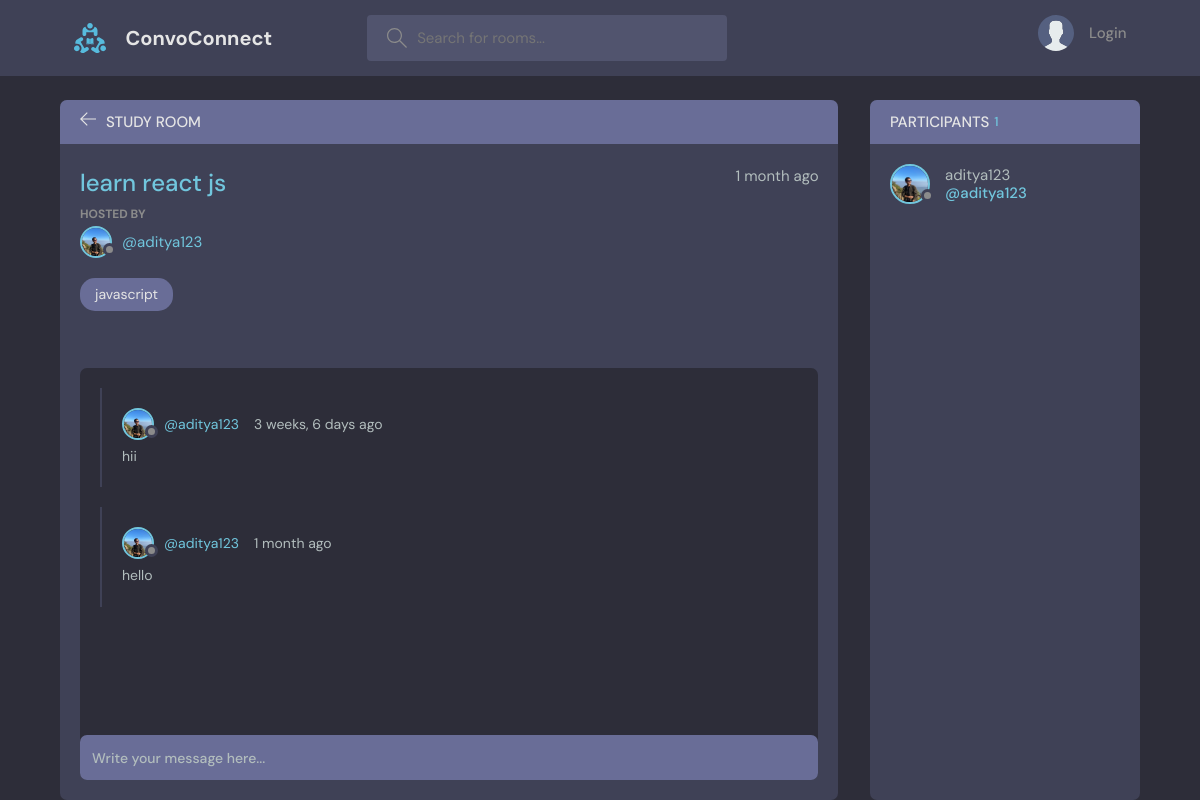
The page /room/4/ on the database as committed earlier.
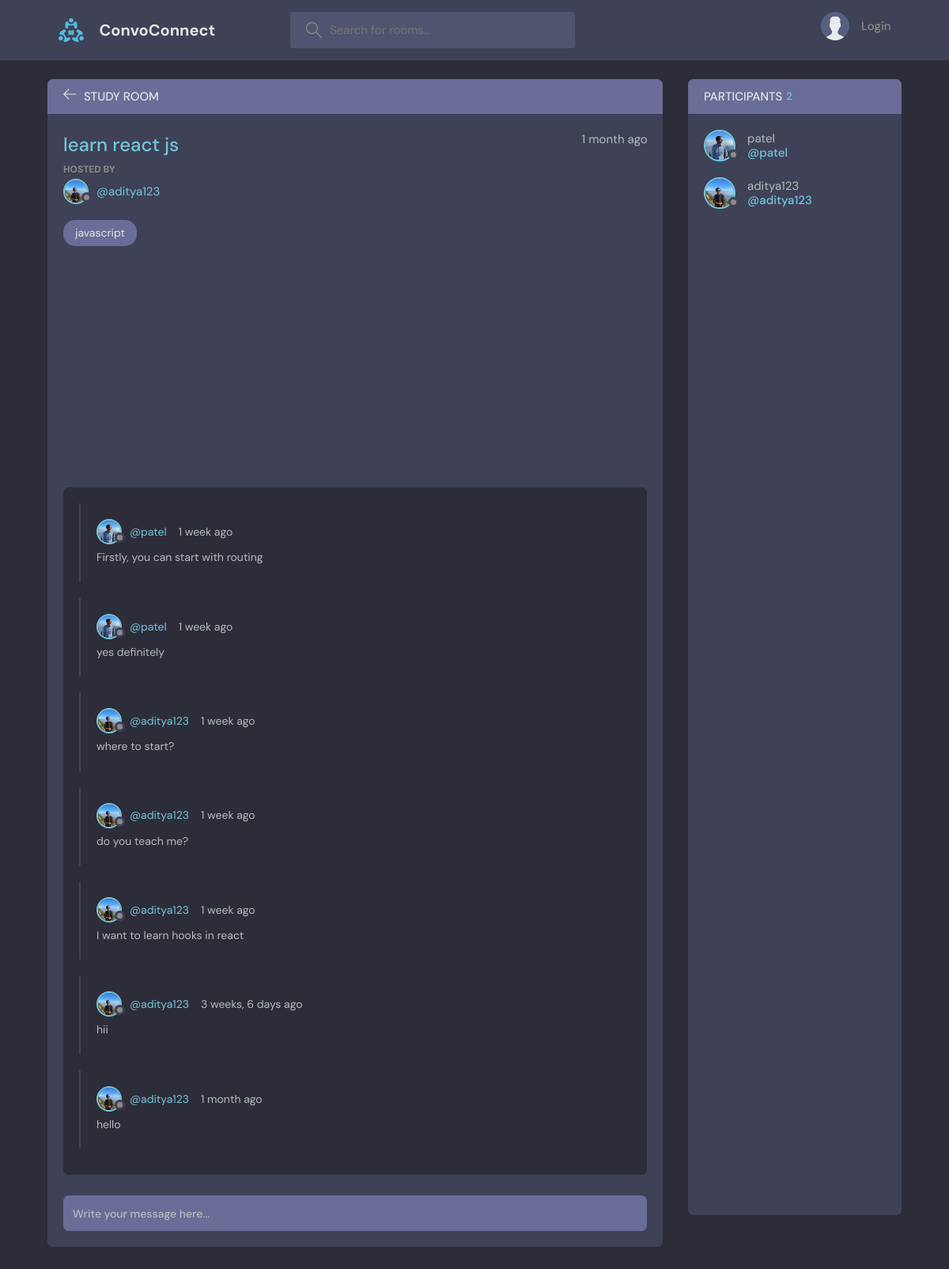
The same page on the database as committed later.
### base/models.py (models this page shows, shortened)
class Message(models.Model):
    user = models.ForeignKey(User, on_delete=models.CASCADE)
    room = models.ForeignKey(Room, on_delete=models.CASCADE)
    body = models.TextField()
    updated = models.DateTimeField(auto_now=True)
    created = models.DateTimeField(auto_now_add=True)
    class Meta:
        ordering = ['-updated', '-created']

class User(AbstractUser):
    name = models.CharField(max_length=200, null=True)
    email = models.EmailField(unique=True, null=True)
    bio = models.TextField(null=True)
    avatar = models.ImageField(null=True, default="avatar.svg")
    USERNAME_FIELD = 'email'
    REQUIRED_FIELDS = []

### base/views.py (the view, shortened to what this page needs)
# urls.py: path('room/<str:pk>/', views.getRoom),
def room(request, pk):
    room = Room.objects.get(id=pk)
    room_messages = room.message_set.all()
    participants = room.participants.all()
    context = {'room': room, 'room_messages':room_messages, 'participants':participants}
    return render(request, 'base/room.html', context)

### base/models.py (called while the page is built)
    def __str__(self):
        return self.name

### base/templates/base/room.html (shortened to what this page needs)
{% extends 'main.html' %}
{% block content %}
    <main class="profile-page layout layout--2">
      <div class="container">
        <div class="room">
          <div class="room__top">
            <div class="room__topLeft">
              <a href="{% url 'home' %}">
                <svg version="1.1" xmlns="http://www.w3.org/2000/svg" width="32" height="32" viewBox="0 0 32 32">
                  <title>arrow-left</title>
                  <path
                    d="M13.723 2.286l-13.723 13.714 13.719 13.714 1.616-1.611-10.96-10.96h27.625v-2.286h-27.625l10.965-10.965-1.616-1.607z"
                  ></path>
                </svg>
              </a>
              <h3>Study Room</h3>
            </div>
          </div>
          <div class="room__box scroll">
            <div class="room__header scroll">
              <div class="room__info">
                <h3>{{room.name}}</h3>
                <span>{{room.created|timesince}} ago</span>
              </div>
              <div class="room__hosted">
                <p>Hosted By</p>
                <a href="{% url 'user-profile' room.host.id %}" class="room__author">
                  <div class="avatar avatar--small">
                    <img src="{{room.host.avatar.url}}" />
                  </div>
                  <span>@{{room.host.username}}</span>
                </a>
              </div>
              <span class="room__topics">{{room.topic}}</span>
            </div>
            <div class="room__conversation">
              <div class="threads scroll">
                {% for message in room_messages %}
                <div class="thread">
                  <div class="thread__top">
                    <div class="thread__author">
                      <a href="{% url 'user-profile' message.user.id %}" class="thread__authorInfo">
                        <div class="avatar avatar--small">
                          <img src="{{message.user.avatar.url}}" />
                        </div>
                        <span>@{{message.user.username}}</span>
                      </a>
                      <span class="thread__date">{{message.created|timesince}} ago</span>
                    </div>
                  </div>
                  <div class="thread__details">
                    {{message.body}}
                  </div>
                </div>
                {% endfor %}
              </div>
            </div>
          </div>
          <div class="room__message">
            <form action="" method="POST">
              <input name="body" placeholder="Write your message here..." />
            </form>
          </div>
        </div>
        <div class="participants">
          <h3 class="participants__top">Participants <span>{{participants.count}}</span></h3>
          <div class="participants__list scroll">
            {% for user in participants %}
            <a href="{% url 'user-profile' user.id %}" class="participant">
              <div class="avatar avatar--medium">
                <img src="{{user.avatar.url}}" />
              </div>
              <p>
                {{user.username}}
                <span>@{{user.username}}</span>
              </p>
            </a>
            {% endfor %}
          </div>
        </div>
      </div>
    </main>
{% endblock content %}

Rows that differ between the two databases and show on the page:
added Message: user.avatar (picture), user.username "patel", created "1 week", body "Firstly, you can start with routing"
added Message: user.avatar (picture), user.username "patel", created "1 week", body "yes definitely"
added Message: user.avatar (picture), user.username "aditya123", created "1 week", body "where to start?"
added Message: user.avatar (picture), user.username "aditya123", created "1 week", body "do you teach me?"
added Message: user.avatar (picture), user.username "aditya123", created "1 week", body "I want to learn hooks in react"
now on this page (row edited): User: avatar (picture), username "patel"
Other text that changed with them:
{{ participants.count }}: "1" → "2"
